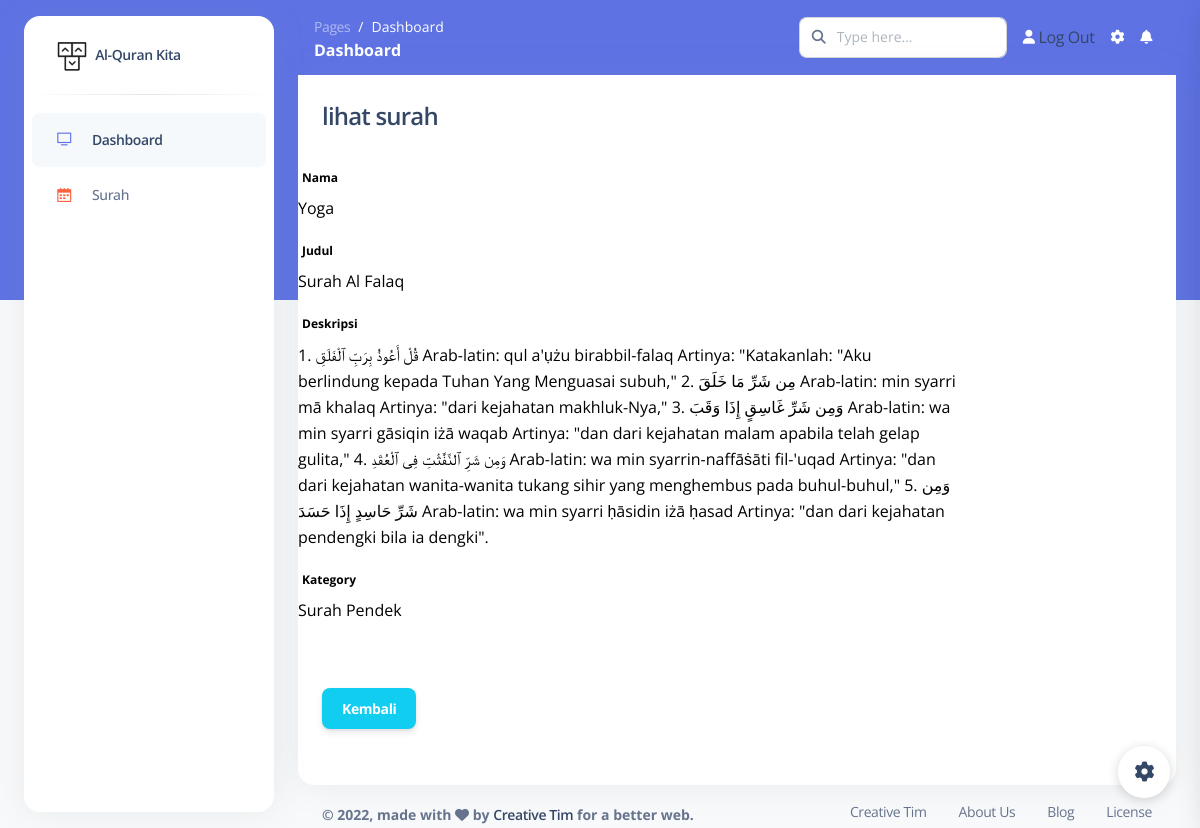
Screenshot of /dashboard/surah/lihat/6 with the database file from the repository.
### blog/models.py (models this page shows, shortened)
class Surah(models.Model):
    nama = models.CharField(max_length=100, blank=True, null=True)
    judul = models.CharField(max_length=100)
    body = models.TextField()
    kategory = models.ForeignKey(Kategori, on_delete=models.CASCADE)
    date = models.DateTimeField(auto_now_add=True)
    class Meta:
        ordering = ['-date']
        verbose_name_plural = "Surah"

class Kategori(models.Model):
    nama = models.CharField(max_length=20)
    def __str__(self):
        return self.nama
    class Meta:
        verbose_name_plural = "Kategori"

### blog/views.py (the view)
# urls.py: path('surah/lihat/<str:id>', lihat_surah, name='lihat_surah'),
def lihat_surah(request, id):
    template_name = "back/lihat_surah.html"
    surah = Surah.objects.get(id=id)
    context = {
        'title':'lihat surah',
        'surah': surah,
    }
    return render(request, template_name, context)

### templates/back/lihat_surah.html (shortened to what this page needs)
{% extends 'back/base.html' %}
{% block content %}
<div class="content">
    <div class="container-fluid">
        <div class="row">
            <div class="col-md-12">
                <div class="card">
                    <form class="form-horizontal" method="POST">
                        <div class="card-header">
                            <h4 class="card-title">
                                {{title}}
                            </h4>
                        </div>
                        <div class="card-content">
                            <div class="form-group">
                                <label class="col-md-3 control-label"><b style="color:black;">Nama</label>
                                <div class="col-md-9">
                                    <p>{{surah.nama}}</p>
                                </div>
                        </div>
                            <div class="form-group">
                                <label class="col-md-3 control-label"><b style="color:black;">Judul</label>
                                <div class="col-md-9">
                                    <p>{{surah.judul}}</p>
                                </div>
                        </div>
                            <div class="form-group">
                                <label class="col-md-3 control-label"><b style="color:black;">Deskripsi</label>
                                <div class="col-md-9">
                                   <p>{{surah.body}}</p>
                                </div>
                        </div>
                            <div class="form-group">
                                <label class="col-md-3 control-label"><b style="color:black;">Kategory</b></label>
                                <div class="col-md-9">
                                  <p>{{surah.kategory}}</p>
                                    </div>
                                </div>
                        </div>
                        <div class="card-footer text-right">
                            <div class="form-group">
                                <div class="col-md-9">
                                    <a class="btn btn-info" href="{% url 'surah' %}">Kembali</a>
                                </div>
                            </div>
                        </div>
                    </form>
                </div>
            </div>
        </div>
{% endblock content %}

### rows the page displays
Surah: nama "Yoga", judul "Surah Al Falaq", body "1. قُلْ أَعُوذُ بِرَبِّ ٱلْفَلَقِ Arab-latin: qul a'ụżu birabbil-falaq Artinya: \"Katakanlah: \"Aku berlindung kepada Tuhan Yang Menguasai subuh,\" 2. مِن شَرِّ مَا خَلَقَ Arab-latin: min syarri mā khalaq Artinya: \"dari kejahatan makhluk-Nya,\" 3. وَمِن شَرِّ غَاسِقٍ إِذَا وَقَبَ Arab-latin: wa min syarri gāsiqin iżā waqab Artinya: \"dan dari kejahatan malam apabila telah gelap gulita,\" 4. وَمِن شَرِّ ٱلنَّفَّٰثَٰتِ فِى ٱلْعُقَدِ Arab-latin: wa min syarrin-naffāṡāti fil-'uqad Artinya: \"dan dari kejahatan wanita-wanita tukang sihir yang menghembus pada buhul-buhul,\" 5. وَمِن شَرِّ حَاسِدٍ إِذَا حَسَدَ Arab-latin: wa min syarri ḥāsidin iżā ḥasad Artinya: \"dan dari kejahatan pendengki bila ia…", kategory "Surah Pendek"

### other values shown
{{ title }} "lihat surah"
